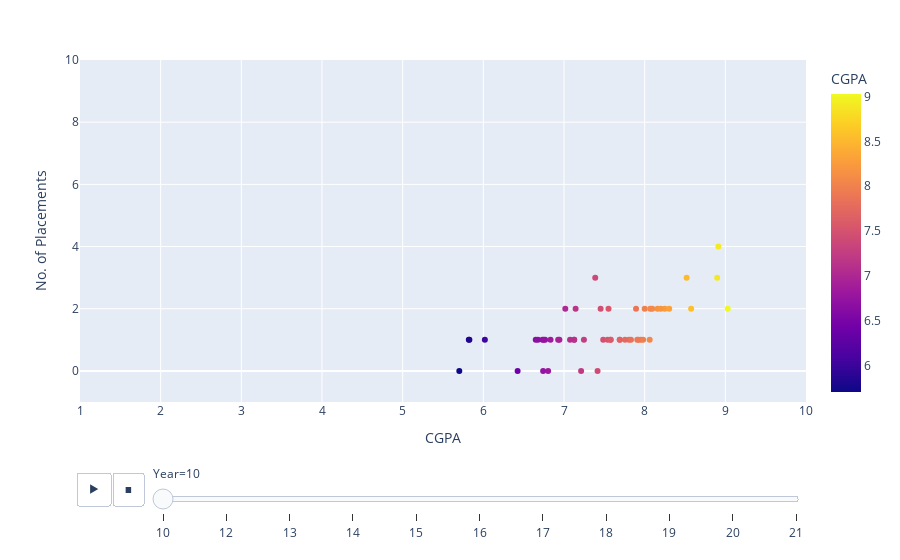

Notebook code cell kept with this figure:
### Markdown cell above
# Relationship between CGPA and No. of Placements

### Code cell
px.scatter(df[df['Branch']=='IT'],x='CGPA',y='No. of Placements',
           animation_frame='Year',range_y=[-1,10],range_x=[1,10]
           ,color='CGPA')

### Figure 1 — Plotly figure (JSON) as saved in the notebook; plotly's stock layout.template omitted (floating-point values rounded to 4 significant figures)
{"data": [{"hovertemplate": "Year=10<br>CGPA=%{marker.color}<br>No. of Placements=%{y}<extra></extra>", "legendgroup": "", "marker": {"color": [8.914, 8.899, 7.805, 8, 9.03, 6.741, 7.83, 7.574, 8.25, 8.52, 6.943, 7.952, 6.766, 8.304, 7.757, 6.65, 8.576, 7.893, 7.922, 7.486, 7.126, 6.928, 7.416, 8.095, 5.827, 6.748, 5.702, 6.833, 6.425, 7.144, 7.691, 7.541, 7.908, 7.387, 8.069, 7.016, 8.161, 6.803, 8.201, 7.126, 7.691, 7.247, 8.062, 7.981, 6.733, 7.552, 7.454, 7.075, 5.82, 7.212, 6.019, 6.677, 7.58], "coloraxis": "coloraxis", "symbol": "circle"}, "mode": "markers", "name": "", "orientation": "v", "showlegend": false, "type": "scatter", "x": [8.914, 8.899, 7.805, 8, 9.03, 6.741, 7.83, 7.574, 8.25, 8.52, 6.943, 7.952, 6.766, 8.304, 7.757, 6.65, 8.576, 7.893, 7.922, 7.486, 7.126, 6.928, 7.416, 8.095, 5.827, 6.748, 5.702, 6.833, 6.425, 7.144, 7.691, 7.541, 7.908, 7.387, 8.069, 7.016, 8.161, 6.803, 8.201, 7.126, 7.691, 7.247, 8.062, 7.981, 6.733, 7.552, 7.454, 7.075, 5.82, 7.212, 6.019, 6.677, 7.58], "xaxis": "x", "y": [4, 3, 1, 2, 2, 0, 1, 1, 2, 3, 1, 1, 1, 2, 1, 1, 2, 2, 1, 1, 1, 1, 0, 2, 1, 1, 0, 1, 0, 2, 1, 1, 1, 3, 2, 2, 2, 0, 2, 1, 1, 1, 1, 1, 1, 2, 2, 1, 1, 0, 1, 1, 1], "yaxis": "y"}], "layout": {"coloraxis": {"colorbar": {"title": {"text": "CGPA"}}, "colorscale": [[0, "#0d0887"], [0.1111, "#46039f"], [0.2222, "#7201a8"], [0.3333, "#9c179e"], [0.4444, "#bd3786"], [0.5556, "#d8576b"], [0.6667, "#ed7953"], [0.7778, "#fb9f3a"], [0.8889, "#fdca26"], [1, "#f0f921"]]}, "legend": {"tracegroupgap": 0}, "margin": {"t": 60}, "sliders": [{"active": 0, "currentvalue": {"prefix": "Year="}, "len": 0.9, "pad": {"b": 10, "t": 60}, "steps": [{"args": [["10"], {"frame": {"duration": 0, "redraw": false}, "fromcurrent": true, "mode": "immediate", "transition": {"duration": 0, "easing": "linear"}}], "label": "10", "method": "animate"}, {"args": [["12"], {"frame": {"duration": 0, "redraw": false}, "fromcurrent": true, "mode": "immediate", "transition": {"duration": 0, "easing": "linear"}}], "label": "12", "method": "animate"}, {"args": [["13"], {"frame": {"duration": 0, "redraw": false}, "fromcurrent": true, "mode": "immediate", "transition": {"duration": 0, "easing": "linear"}}], "label": "13", "method": "animate"}, {"args": [["14"], {"frame": {"duration": 0, "redraw": false}, "fromcurrent": true, "mode": "immediate", "transition": {"duration": 0, "easing": "linear"}}], "label": "14", "method": "animate"}, {"args": [["15"], {"frame": {"duration": 0, "redraw": false}, "fromcurrent": true, "mode": "immediate", "transition": {"duration": 0, "easing": "linear"}}], "label": "15", "method": "animate"}, {"args": [["16"], {"frame": {"duration": 0, "redraw": false}, "fromcurrent": true, "mode": "immediate", "transition": {"duration": 0, "easing": "linear"}}], "label": "16", "method": "animate"}, {"args": [["17"], {"frame": {"duration": 0, "redraw": false}, "fromcurrent": true, "mode": "immediate", "transition": {"duration": 0, "easing": "linear"}}], "label": "17", "method": "animate"}, {"args": [["18"], {"frame": {"duration": 0, "redraw": false}, "fromcurrent": true, "mode": "immediate", "transition": {"duration": 0, "easing": "linear"}}], "label": "18", "method": "animate"}, {"args": [["19"], {"frame": {"duration": 0, "redraw": false}, "fromcurrent": true, "mode": "immediate", "transition": {"duration": 0, "easing": "linear"}}], "label": "19", "method": "animate"}, {"args": [["20"], {"frame": {"duration": 0, "redraw": false}, "fromcurrent": true, "mode": "immediate", "transition": {"duration": 0, "easing": "linear"}}], "label": "20", "method": "animate"}, {"args": [["21"], {"frame": {"duration": 0, "redraw": false}, "fromcurrent": true, "mode": "immediate", "transition": {"duration": 0, "easing": "linear"}}], "label": "21", "method": "animate"}], "x": 0.1, "xanchor": "left", "y": 0, "yanchor": "top"}], "updatemenus": [{"buttons": [{"args": [null, {"frame": {"duration": 500, "redraw": false}, "fromcurrent": true, "mode": "immediate", "transition": {"duration": 500, "easing": "linear"}}], "label": "&#9654;", "method": "animate"}, {"args": [[null], {"frame": {"duration": 0, "redraw": false}, "fromcurrent": true, "mode": "immediate", "transition": {"duration": 0, "easing": "linear"}}], "label": "&#9724;", "method": "animate"}], "direction": "left", "pad": {"r": 10, "t": 70}, "showactive": false, "type": "buttons", "x": 0.1, "xanchor": "right", "y": 0, "yanchor": "top"}], "xaxis": {"anchor": "y", "domain": [0, 1], "range": [1, 10], "title": {"text": "CGPA"}}, "yaxis": {"anchor": "x", "domain": [0, 1], "range": [-1, 10], "title": {"text": "No. of Placements"}}}}
